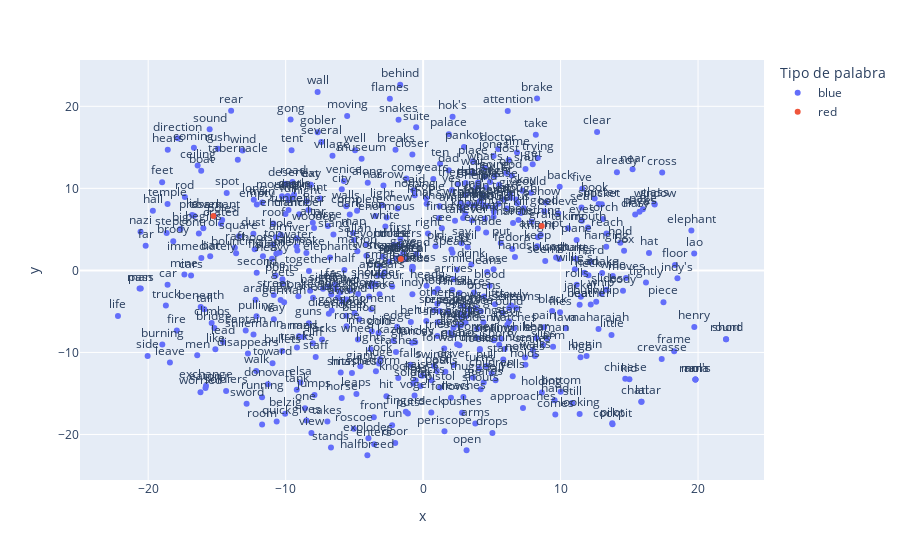

The notebook cell this image was saved under:
### Markdown cell above
## Visualizar agrupación de vectores

### Code cell
vecs, labels = reduce_dimensions(w2v_model)

MAX_WORDS=500
plot_embeddings(w2v_model, vecs, labels, MAX_WORDS, highlight_words=["grail","ark","sankara"])

### Figure 1 — Plotly figure (JSON) as saved in the notebook; plotly's stock layout.template omitted (floating-point values rounded to 4 significant figures; data arrays with more than 128 entries replaced by an {"elided": "..."} marker saying what was removed)
{"data": [{"hovertemplate": "Tipo de palabra=blue<br>x=%{x}<br>y=%{y}<br>text=%{text}<extra></extra>", "legendgroup": "blue", "marker": {"color": "#636efa", "symbol": "circle"}, "mode": "markers+text", "name": "blue", "orientation": "v", "showlegend": true, "text": {"elided": "497 str values"}, "textposition": "top center", "type": "scatter", "x": {"elided": "497 float values"}, "xaxis": "x", "y": {"elided": "497 float values"}, "yaxis": "y"}, {"hovertemplate": "Tipo de palabra=red<br>x=%{x}<br>y=%{y}<br>text=%{text}<extra></extra>", "legendgroup": "red", "marker": {"color": "#EF553B", "symbol": "circle"}, "mode": "markers+text", "name": "red", "orientation": "v", "showlegend": true, "text": ["sankara", "grail", "ark"], "textposition": "top center", "type": "scatter", "x": [-1.619, 8.629, -15.26], "xaxis": "x", "y": [1.388, 5.417, 6.632], "yaxis": "y"}], "layout": {"legend": {"title": {"text": "Tipo de palabra"}, "tracegroupgap": 0}, "margin": {"t": 60}, "xaxis": {"anchor": "y", "domain": [0, 1], "title": {"text": "x"}}, "yaxis": {"anchor": "x", "domain": [0, 1], "title": {"text": "y"}}}}
